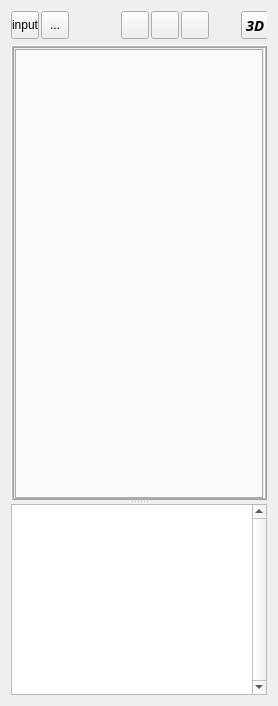
  <widget class="QWidget" name="centralwidget">
   <layout class="QVBoxLayout" name="verticalLayout_2">
    <item>
     <widget class="QFrame" name="frame">
      <property name="minimumSize">
       <size>
        <width>0</width>
        <height>28</height>
       </size>
      </property>
      <property name="maximumSize">
       <size>
        <width>16777215</width>
        <height>28</height>
       </size>
      </property>
      <property name="frameShape">
       <enum>QFrame::NoFrame</enum>
      </property>
      <property name="frameShadow">
       <enum>QFrame::Raised</enum>
      </property>
      <widget class="QToolButton" name="btnInput">
       <property name="geometry">
        <rect>
         <x>0</x>
         <y>0</y>
         <width>28</width>
         <height>28</height>
        </rect>
       </property>
       <property name="focusPolicy">
        <enum>Qt::NoFocus</enum>
       </property>
       <property name="layoutDirection">
        <enum>Qt::LeftToRight</enum>
       </property>
       <property name="text">
        <string>input</string>
       </property>
       <property name="icon">
        <iconset>
         <normaloff>:/newPrefix/images/input.png</normaloff>:/newPrefix/images/input.png</iconset>
       </property>
       <property name="iconSize">
        <size>
         <width>18</width>
         <height>18</height>
        </size>
       </property>
      </widget>
      <widget class="QToolButton" name="btnOutput">
       <property name="geometry">
        <rect>
         <x>30</x>
         <y>0</y>
         <width>28</width>
         <height>28</height>
        </rect>
       </property>
       <property name="focusPolicy">
        <enum>Qt::NoFocus</enum>
       </property>
       <property name="text">
        <string>...</string>
       </property>
       <property name="icon">
        <iconset>
         <normaloff>:/newPrefix/images/output.png</normaloff>:/newPrefix/images/output.png</iconset>
       </property>
       <property name="iconSize">
        <size>
         <width>18</width>
         <height>18</height>
        </size>
       </property>
      </widget>
      <widget class="QToolButton" name="btn3D">
       <property name="geometry">
        <rect>
         <x>230</x>
         <y>0</y>
         <width>28</width>
         <height>28</height>
        </rect>
       </property>
       <property name="font">
        <font>
         <family>Droid Serif</family>
         <pointsize>11</pointsize>
         <weight>75</weight>
         <italic>true</italic>
         <bold>true</bold>
         <underline>false</underline>
         <strikeout>false</strikeout>
        </font>
       </property>
       <property name="focusPolicy">
        <enum>Qt::NoFocus</enum>
       </property>
       <property name="toolTip">
        <string>3D Model</string>
       </property>
       <property name="text">
        <string>3D</string>
       </property>
       <property name="autoRaise">
        <bool>false</bool>
       </property>
       <property name="arrowType">
        <enum>Qt::NoArrow</enum>
       </property>
      </widget>
      <widget class="QCheckBox" name="chkBxBeam">
       <property name="geometry">
        <rect>
         <x>270</x>
         <y>0</y>
         <width>71</width>
         <height>29</height>
        </rect>
       </property>
       <property name="font">
        <font>
         <pointsize>10</pointsize>
         <weight>75</weight>
         <bold>true</bold>
        </font>
       </property>
       <property name="focusPolicy">
        <enum>Qt::NoFocus</enum>
       </property>
       <property name="text">
        <string>Beam</string>
       </property>
      </widget>
      <widget class="QCheckBox" name="chkBxCol">
       <property name="geometry">
        <rect>
         <x>350</x>
         <y>0</y>
         <width>91</width>
         <height>29</height>
        </rect>
       </property>
       <property name="font">
        <font>
         <pointsize>10</pointsize>
         <weight>75</weight>
         <bold>true</bold>
        </font>
       </property>
       <property name="focusPolicy">
        <enum>Qt::NoFocus</enum>
       </property>
       <property name="text">
        <string>Column</string>
       </property>
      </widget>
      <widget class="QCheckBox" name="chkBxEndplate">
       <property name="geometry">
        <rect>
         <x>440</x>
         <y>0</y>
         <width>92</width>
         <height>29</height>
        </rect>
       </property>
       <property name="font">
        <font>
         <pointsize>10</pointsize>
         <weight>75</weight>
         <bold>true</bold>
        </font>
       </property>
       <property name="focusPolicy">
        <enum>Qt::NoFocus</enum>
       </property>
       <property name="text">
        <string>Endplate</string>
       </property>
      </widget>
      <widget class="QToolButton" name="btn_front">
       <property name="geometry">
        <rect>
         <x>110</x>
         <y>0</y>
         <width>28</width>
         <height>28</height>
        </rect>
       </property>
       <property name="font">
        <font>
         <pointsize>10</pointsize>
         <weight>75</weight>
         <bold>true</bold>
        </font>
       </property>
       <property name="focusPolicy">
        <enum>Qt::NoFocus</enum>
       </property>
       <property name="acceptDrops">
        <bool>true</bool>
       </property>
       <property name="toolTip">
        <string>Front View</string>
       </property>
       <property name="text">
        <string/>
       </property>
       <property name="icon">
        <iconset>
         <normaloff>:/newPrefix/images/Z-X.png</normaloff>:/newPrefix/images/Z-X.png</iconset>
       </property>
       <property name="iconSize">
        <size>
         <width>22</width>
         <height>22</height>
        </size>
       </property>
       <property name="checkable">
        <bool>true</bool>
       </property>
      </widget>
      <widget class="QToolButton" name="btn_top">
       <property name="geometry">
        <rect>
         <x>140</x>
         <y>0</y>
         <width>28</width>
         <height>28</height>
        </rect>
       </property>
       <property name="font">
        <font>
         <pointsize>10</pointsize>
         <weight>75</weight>
         <bold>true</bold>
        </font>
       </property>
       <property name="focusPolicy">
        <enum>Qt::NoFocus</enum>
       </property>
       <property name="toolTip">
        <string>Top View</string>
       </property>
       <property name="text">
        <string/>
       </property>
       <property name="icon">
        <iconset>
         <normaloff>:/newPrefix/images/X-Y.png</normaloff>:/newPrefix/images/X-Y.png</iconset>
       </property>
       <property name="iconSize">
        <size>
         <width>22</width>
         <height>23</height>
        </size>
       </property>
       <property name="checkable">
        <bool>true</bool>
       </property>
      </widget>
      <widget class="QToolButton" name="btn_side">
       <property name="geometry">
        <rect>
         <x>170</x>
         <y>0</y>
         <width>28</width>
         <height>28</height>
        </rect>
       </property>
       <property name="font">
        <font>
         <pointsize>10</pointsize>
         <weight>75</weight>
         <bold>true</bold>
        </font>
       </property>
       <property name="focusPolicy">
        <enum>Qt::NoFocus</enum>
       </property>
       <property name="toolTip">
        <string>Side View</string>
       </property>
       <property name="text">
        <string/>
       </property>
       <property name="icon">
        <iconset>
         <normaloff>:/newPrefix/images/Z-Y.png</normaloff>:/newPrefix/images/Z-Y.png</iconset>
       </property>
       <property name="iconSize">
        <size>
         <width>22</width>
         <height>22</height>
        </size>
       </property>
       <property name="checkable">
        <bool>true</bool>
       </property>
      </widget>
     </widget>
    </item>
    <item>
     <widget class="QSplitter" name="splitter">
      <property name="orientation">
       <enum>Qt::Vertical</enum>
      </property>
      <widget class="QFrame" name="frame_2">
       <property name="minimumSize">
        <size>
         <width>0</width>
         <height>100</height>
        </size>
       </property>
       <property name="frameShape">
        <enum>QFrame::Box</enum>
       </property>
       <property name="frameShadow">
        <enum>QFrame::Raised</enum>
       </property>
       <property name="lineWidth">
        <number>1</number>
       </property>
       <property name="midLineWidth">
        <number>1</number>
       </property>
       <layout class="QVBoxLayout" name="verticalLayout">
        <property name="margin">
         <number>1</number>
        </property>
        <item>
         <widget class="QTabWidget" name="mytabWidget">
          <property name="minimumSize">
           <size>
            <width>0</width>
            <height>450</height>
           </size>
          </property>
          <property name="font">
           <font>
            <pointsize>8</pointsize>
           </font>
          </property>
          <property name="focusPolicy">
           <enum>Qt::NoFocus</enum>
          </property>
          <property name="styleSheet">
           <string notr="true">QTabBar::tab { height: 75px; width: 1px;  }</string>
          </property>
          <property name="tabPosition">
           <enum>QTabWidget::West</enum>
          </property>
          <property name="currentIndex">
           <number>-1</number>
          </property>
         </widget>
        </item>
       </layout>
      </widget>
      <widget class="QTextEdit" name="textEdit">
       <property name="minimumSize">
        <size>
         <width>0</width>
         <height>125</height>
        </size>
       </property>
       <property name="maximumSize">
        <size>
         <width>16777215</width>
         <height>16777215</height>
        </size>
       </property>
       <property name="verticalScrollBarPolicy">
        <enum>Qt::ScrollBarAlwaysOn</enum>
       </property>
       <property name="overwriteMode">
        <bool>true</bool>
       </property>
      </widget>
     </widget>
    </item>
   </layout>
  </widget>
